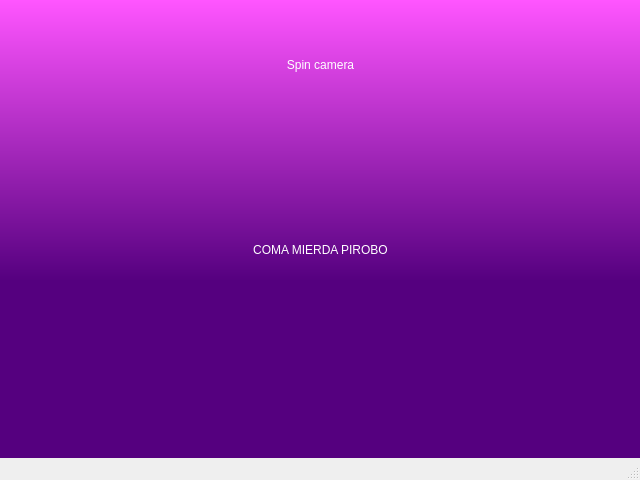
<?xml version="1.0" encoding="UTF-8"?>
<ui version="4.0">
 <class>MainWindow</class>
 <widget class="QMainWindow" name="MainWindow">
  <property name="geometry">
   <rect>
    <x>0</x>
    <y>0</y>
    <width>640</width>
    <height>480</height>
   </rect>
  </property>
  <property name="minimumSize">
   <size>
    <width>640</width>
    <height>480</height>
   </size>
  </property>
  <property name="maximumSize">
   <size>
    <width>640</width>
    <height>480</height>
   </size>
  </property>
  <property name="windowTitle">
   <string>Login_1</string>
  </property>
  <property name="styleSheet">
   <string notr="true">QWidget#centralwidget{
background-color: qlineargradient(spread:pad, x1:1, y1:0.614, x2:1, y2:0, stop:0 rgba(85, 0, 127, 255), stop:1 rgba(255, 85, 255, 255));
}
</string>
  </property>
  <widget class="QWidget" name="centralwidget">
   <widget class="QLabel" name="Label_Title">
    <property name="geometry">
     <rect>
      <x>0</x>
      <y>40</y>
      <width>641</width>
      <height>51</height>
     </rect>
    </property>
    <property name="styleSheet">
     <string notr="true">font: 30pt &quot;Roman 2&quot;;
color:white</string>
    </property>
    <property name="text">
     <string>&lt;html&gt;&lt;head/&gt;&lt;body&gt;&lt;p align=&quot;center&quot;&gt;Spin camera&lt;/p&gt;&lt;/body&gt;&lt;/html&gt;</string>
    </property>
   </widget>
   <widget class="QLabel" name="Label_User">
    <property name="geometry">
     <rect>
      <x>140</x>
      <y>160</y>
      <width>361</width>
      <height>181</height>
     </rect>
    </property>
    <property name="styleSheet">
     <string notr="true">font: 15pt &quot;Roman 2&quot;;
color:white</string>
    </property>
    <property name="text">
     <string>&lt;html&gt;&lt;head/&gt;&lt;body&gt;&lt;p align=&quot;center&quot;&gt;COMA MIERDA PIROBO&lt;/p&gt;&lt;/body&gt;&lt;/html&gt;</string>
    </property>
   </widget>
  </widget>
  <widget class="QMenuBar" name="menubar">
   <property name="geometry">
    <rect>
     <x>0</x>
     <y>0</y>
     <width>640</width>
     <height>21</height>
    </rect>
   </property>
  </widget>
  <widget class="QStatusBar" name="statusbar"/>
 </widget>
 <resources/>
 <connections/>
</ui>
